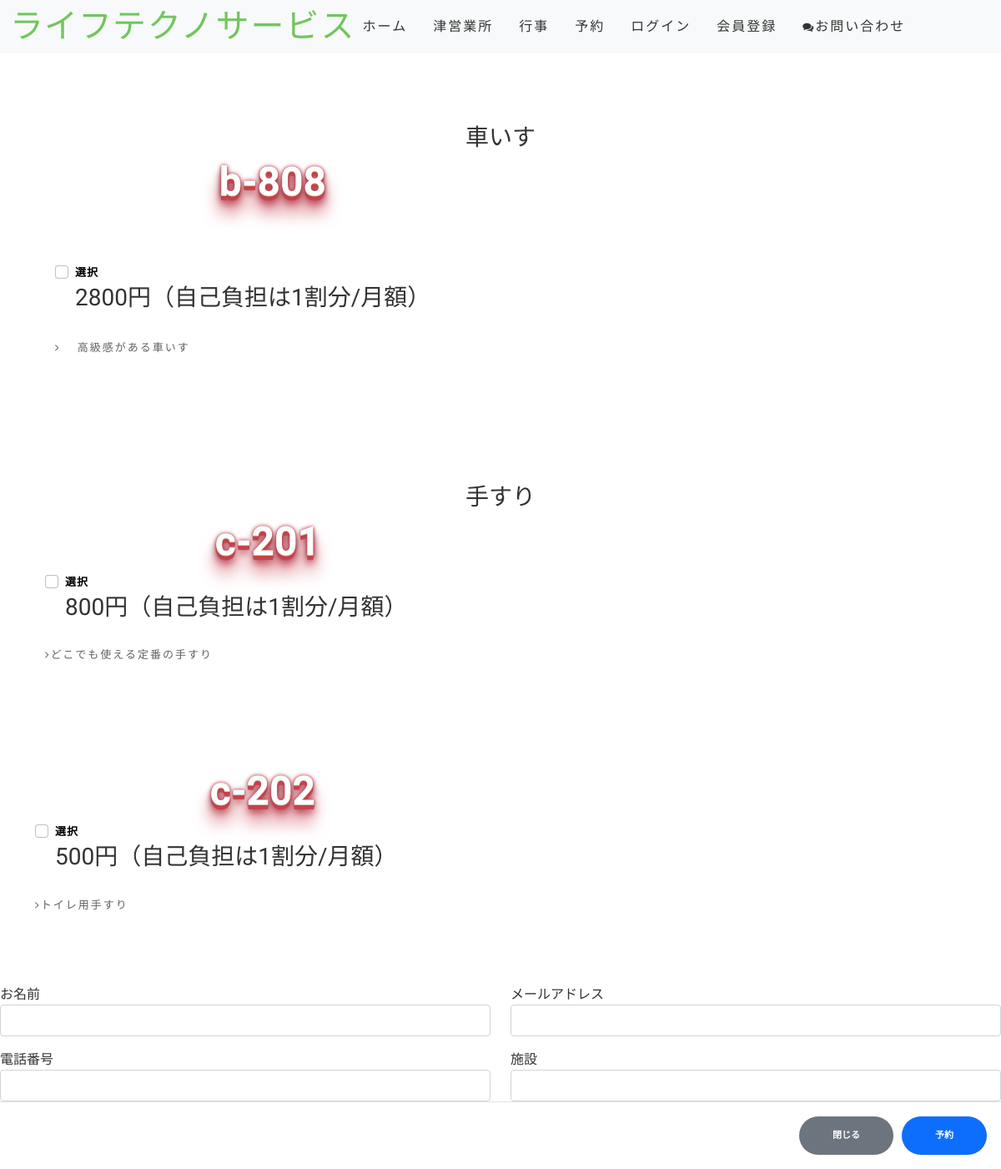
Page /order/ on the earlier database version.
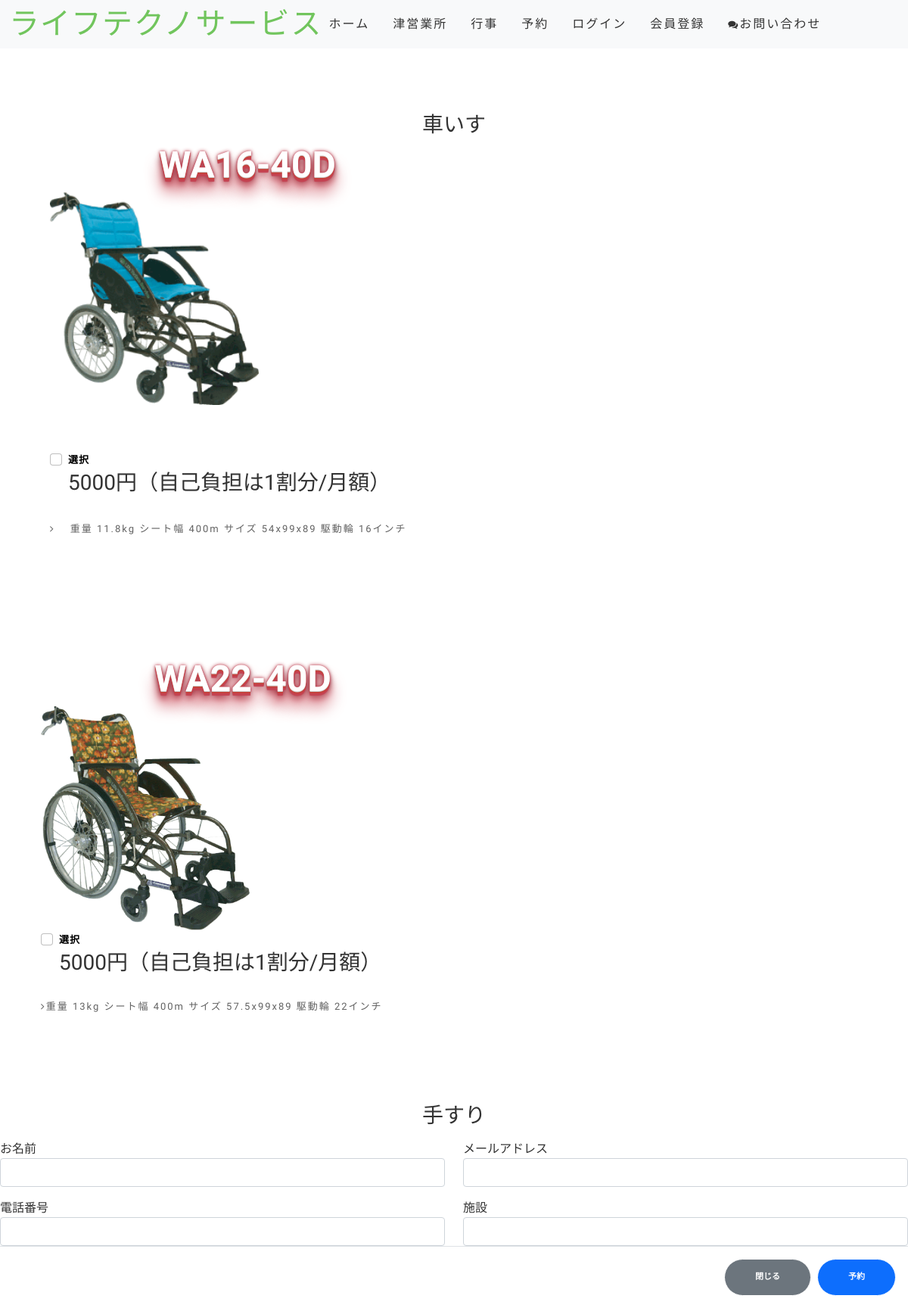
Same page on the later database version.
### customer/models.py (models this page shows, shortened)
class MenuItem(models.Model):
    name = models.CharField(max_length=100)
    description = models.TextField()
    image = models.ImageField(upload_to='menu_images/', blank=True)
    price = models.IntegerField()
    category = models.ManyToManyField('Category', related_name='item')

### customer/views.py (the view, shortened to what this page needs)
# urls.py: path('', Order.as_view(), name='order'),
class Order(View):
    def get(self, request, *args, **kwargs):
        handrail = MenuItem.objects.filter(category__name__contains='手すり')
        wheelchair = MenuItem.objects.filter(category__name__contains='車いす')
        bed = MenuItem.objects.filter(category__name__contains='ベット')
        context = {
            'handrail':handrail,
            'wheelchair':wheelchair,
            'bed':bed,
        }
        return render(request, 'customer/order.html', context)

### customer/templates/customer/order.html (shortened to what this page needs)
{% extends 'base.html' %}
{% load static %}
{% block content %}
<div class="container mb-5">
    <div class="row justify-content-center mt-1">
        <form method="POST">
            <section id="about-us" class="about-us padd-section">
            <h3 class="text-center">車いす</h3>
                {% for item in wheelchair %}
                <div class="container" data-aos="fade-up">
                    <div class="row">
                        <div class="col-md-6 col-sm-12">
                            <div class="row">
                                <div class="hit-the-floor">{{ item.name }}</div>
                                    {% if item.image %}
                                    <img class="rounded center-block" src="{{ item.image.url }}" style="width: 300px;"/>
                                    {% endif %}
                                    <div class="about-content" data-aos="fade-left" data-aos-delay="100">
                                        <div class="form-group form-check">
                                            <input type="checkbox" name="items[]" class="form-check-input" value="{{ item.pk }}">
                                            <h4><span><label class="form-check-label">選択</label></span></h4>
                                            <h3>{{ item.price }}円（自己負担は1割分/月額）</h3>
                                        </div>
                                        <ul class="list-unstyled">
                                            <li><i class="fa fa-angle-right"></i>{{ item.description }}</li>
                                        </ul>
                                        <br><br>
                                    </div>
                                </div>
                            </div>
                        </div>
                    </div>
                </div>
                {% endfor %}
            <h3 class="text-center">手すり</h3>
                {% for item in handrail %}
                <div class="container" data-aos="fade-up">
                    <div class="row">
                        <div class="col-md-6 col-sm-12">
                            <div class="row">
                                <div class="hit-the-floor">{{ item.name }}</div>
                                    <div class="about-content" data-aos="fade-left" data-aos-delay="100">
                                        <div class="form-group form-check">
                                            <input type="checkbox" name="items[]" class="form-check-input" value="{{ item.pk }}">
                                            <h4><span><label class="form-check-label">選択</label></span></h4>
                                            <h3>{{ item.price }}円（自己負担は1割分/月額）</h3>
                                        </div>
                                        <ul class="list-unstyled">
                                            <li><i class="fa fa-angle-right"></i>{{ item.description }}</li>
                                        </ul>
                                        <br><br>
                                    </div>
                                </div>
                            </div>
                        </div>
                    </div>
                </div>
                {% endfor %}
                <div class="row">
                    <div class="col-md-6 col-sm-12">
                        <div class="form-group pt-3">
                            <label for="name">お名前</label>
                            <input required type="text" id="name_id" placeholder="桃太郎" class="form-control" name="name">
                        </div>
                    </div>
                    <div class="col-md-6 col-sm-12">
                        <div class="form-group pt-3">
                            <label for="email">メールアドレス</label>
                            <input required type="text" id="email_id" placeholder="example@example.com" class="form-control" name="email">
                        </div>
                    </div>
                    <div class="col-md-6 col-sm-12">
                        <div class="form-group pt-3">
                            <label for="phone">電話番号</label>
                            <input required type="text" id="phone_id" placeholder="050-555-9999" class="form-control" name="phone">
                        </div>
                    </div>
                    <div class="col-md-6 col-sm-12">
                        <div class="form-group pt-3">
                            <label for="facility">施設</label>
                            <input required type="text" id="facility_id" placeholder="○○ケアホーム" class="form-control" name="facility">
                        </div>
                    </div>
                </div>
                      <div class="modal-footer">
                        <button type="button" class="btn btn-secondary" data-dismiss="modal">閉じる</button>
                        <button type="submit" class="btn btn-primary">予約</button>
                      </div>
{% endblock content %}

### home/templates/base.html (shortened to what this page needs)
{% load static %}
{% load custom_tags %}
<!doctype html>
<html>
  <head>
    <link href="https://cdn.jsdelivr.net/npm/bootstrap@5.0.0-beta3/dist/css/bootstrap.min.css" rel="stylesheet">
    <link rel="stylesheet" href="https://cdnjs.cloudflare.com/ajax/libs/font-awesome/4.7.0/css/font-awesome.min.css">
  <link href="https://vjs.zencdn.net/7.11.4/video-js.css" rel="stylesheet" />
  <link href="{% static 'assets/vendor/aos/aos.css'%}" rel="stylesheet">
  <link href="{% static 'assets/vendor/bootstrap/css/bootstrap.min.css'%}" rel="stylesheet">
  <link href="{% static 'assets/vendor/bootstrap-icons/bootstrap-icons.css'%}" rel="stylesheet">
  <link href="{% static 'assets/vendor/glightbox/css/glightbox.min.css'%}" rel="stylesheet">
  <link href="{% static 'assets/vendor/swiper/swiper-bundle.min.css'%}" rel="stylesheet">
  <link rel="stylesheet" href="https://cdnjs.cloudflare.com/ajax/libs/font-awesome/4.7.0/css/font-awesome.min.css">
  <link href="{% static 'style.css'%}" rel="stylesheet">
  </head>
  <body>
  <nav class="navbar navbar-expand-lg navbar-light bg-light">
    <div class="container-fluid">
      <h1><a href="{% url 'home' %}"><span>ライフ</span>テクノサービス</a></h1>
      <div class="collapse navbar-collapse" id="navbarNavAltMarkup">
        <div class="navbar-nav">
          <div class="nav-link inbox-icon-container">
            <a class="inbox-icon" href="{% url 'home' %}">ホーム</a>
          </div>
          <div class="nav-link inbox-icon-container">
            <a class="inbox-icon" href="{% url 'about' %}">津営業所</a>
          </div>
          <div class="nav-link inbox-icon-container">
          <a class="inbox-icon" href="{% url 'post' %}">行事</a>
          </div>
          <div class="nav-link inbox-icon-container">
          <a class="inbox-icon" href="{% url 'order' %}">予約</a>
          </div>
          {% if user.is_authenticated %}
          <div class="nav-link inbox-icon-container">
          <a class="inbox-icon" href="{% url 'logout' %}">ログアウト</a>
          </div>
            {% if user.is_staff %}
          <div class="nav-link inbox-icon-container">
            <a class="inbox-icon" href="{% url 'dashboard' %}">ダッシュボード</a>
          </div>
          <div class="nav-link inbox-icon-container">
            <a class="inbox-icon" href="{% url 'search' %}">ユーザー検索</a>
          </div>
            {% endif %}
          {% else %}
          <div class="nav-link inbox-icon-container">
            <a class="inbox-icon" href="{% url 'login' %}">ログイン</a>
          </div>
          <div class="nav-link inbox-icon-container">
            <a class="inbox-icon" href="{% url 'signup' %}">会員登録</a>
          </div>
          {% endif %}
          <div class="nav-link inbox-icon-container">
            <a href="{% url 'inbox'%}" class="inbox-icon"><i class="fa fa-comments" aria-hidden="true"></i>お問い合わせ</a>
          </div>
        </div>
      </div>
    </div>
  </nav>
    {% block content %}
    {% endblock content %}
  </body>
</html>

### static/style.css (style rules this page uses)
.hit-the-floor { color: white; font-size: 3em; font-weight: bold; text-shadow: 0 1px 0 #ccc, 0 2px 0 rgb(197,66,55), 0 3px 0 rgb(197,66,66), 0 4px 0 rgb(197,66,77), 0 5px 0 rgb(197,66,82), 0 6px 1px rgb(197,66,82), 0 0 5px rgb(197,66,82), 0 1px 3px rgb(197,66,92), 0 3px 5px rgba(0,0,0,.2), 0 5px 10px rgba(0,0,0,.25), 0 10px 10px rgb(197,67,82), 0 20px 20px rgb(197,68,82); }
.hit-the-floor { text-align: center; }
body { background-color: #fff; color: #333; font-family: "Kosugi Maru", sans-serif; }
h1, h2, h3, h4, h5, h6 { margin: 0; }
h4 { color: #000; font-size: 13px; font-weight: 700; letter-spacing: 2px; text-transform: uppercase; line-height: 2; }
a { letter-spacing: 2px; text-decoration: none; color: #71c55d; }
ul { letter-spacing: 1px; }
li { color: #626262; font-size: 13px; font-weight: 400; letter-spacing: 2px; line-height: 30px; text-transform: capitalize; }
span { letter-spacing: 1px; }
.btn { border: 1px solid #fff; border-radius: 50px; color: #fff; font-size: 11px; font-weight: 600; padding: 15px 40px; text-transform: uppercase; transition: all 0.5s ease-in-out 0s; }
.fa { font-size: 13px; }
section { overflow: hidden; }
.padd-section { padding-bottom: 80px; padding-top: 80px; }
#about-us img { max-width: 100%; }
#about-us .about-content { padding-top: 60px; }
#about-us .about-content span { font-weight: 700; padding-right: 10px; text-transform: uppercase; }
#about-us .about-content ul li { line-height: 36px; }
#about-us .about-content ul li .fa { padding-right: 20px; }

### home/templates/base.html (style rules this page uses)
body { font-family: 'Kosugi Maru', sans-serif; }
.inbox-icon-container { margin-right: 15px; }
.inbox-icon { color: #333; transition: 0.5s; }

Differences in the rows shown:
removed MenuItem: name "b-808", price "2800", description "高級感がある車いす", shown under "車いす"
removed MenuItem: name "c-201", price "800", description "どこでも使える定番の手すり", shown under "手すり"
removed MenuItem: name "c-202", price "500", description "トイレ用手すり", shown under "手すり"
added MenuItem: name "WA16-40D", image (picture), price "5000", description "重量 11.8kg シート幅 400m サイズ 54x99x89 駆動輪 16インチ", shown under "車いす"
added MenuItem: name "WA22-40D", image (picture), price "5000", description "重量 13kg シート幅 400m サイズ 57.5x99x89 駆動輪 22インチ", shown under "車いす"
